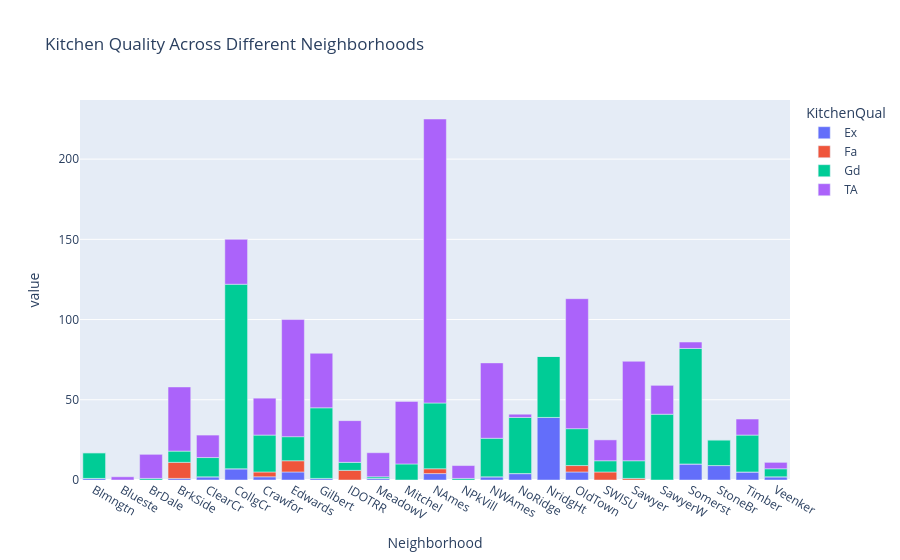

The notebook cell saved with this chart:
### Code cell
fig = px.bar(data_frame=ct_neighb_kq,
             color='KitchenQual',
             title='Kitchen Quality Across Different Neighborhoods')

fig.show()

### Figure 1 — Plotly figure (JSON) as saved in the notebook; plotly's stock layout.template omitted (floating-point values rounded to 4 significant figures)
{"data": [{"alignmentgroup": "True", "hovertemplate": "KitchenQual=Ex<br>Neighborhood=%{x}<br>value=%{y}<extra></extra>", "legendgroup": "Ex", "marker": {"color": "#636efa", "pattern": {"shape": ""}}, "name": "Ex", "offsetgroup": "Ex", "orientation": "v", "showlegend": true, "textposition": "auto", "type": "bar", "x": ["Blmngtn", "Blueste", "BrDale", "BrkSide", "ClearCr", "CollgCr", "Crawfor", "Edwards", "Gilbert", "IDOTRR", "MeadowV", "Mitchel", "NAmes", "NPkVill", "NWAmes", "NoRidge", "NridgHt", "OldTown", "SWISU", "Sawyer", "SawyerW", "Somerst", "StoneBr", "Timber", "Veenker"], "xaxis": "x", "y": [1, 0, 0, 1, 2, 7, 2, 5, 1, 0, 1, 0, 4, 0, 2, 4, 39, 5, 0, 0, 0, 10, 9, 5, 2], "yaxis": "y"}, {"alignmentgroup": "True", "hovertemplate": "KitchenQual=Fa<br>Neighborhood=%{x}<br>value=%{y}<extra></extra>", "legendgroup": "Fa", "marker": {"color": "#EF553B", "pattern": {"shape": ""}}, "name": "Fa", "offsetgroup": "Fa", "orientation": "v", "showlegend": true, "textposition": "auto", "type": "bar", "x": ["Blmngtn", "Blueste", "BrDale", "BrkSide", "ClearCr", "CollgCr", "Crawfor", "Edwards", "Gilbert", "IDOTRR", "MeadowV", "Mitchel", "NAmes", "NPkVill", "NWAmes", "NoRidge", "NridgHt", "OldTown", "SWISU", "Sawyer", "SawyerW", "Somerst", "StoneBr", "Timber", "Veenker"], "xaxis": "x", "y": [0, 0, 0, 10, 0, 0, 3, 7, 0, 6, 0, 0, 3, 0, 0, 0, 0, 4, 5, 1, 0, 0, 0, 0, 0], "yaxis": "y"}, {"alignmentgroup": "True", "hovertemplate": "KitchenQual=Gd<br>Neighborhood=%{x}<br>value=%{y}<extra></extra>", "legendgroup": "Gd", "marker": {"color": "#00cc96", "pattern": {"shape": ""}}, "name": "Gd", "offsetgroup": "Gd", "orientation": "v", "showlegend": true, "textposition": "auto", "type": "bar", "x": ["Blmngtn", "Blueste", "BrDale", "BrkSide", "ClearCr", "CollgCr", "Crawfor", "Edwards", "Gilbert", "IDOTRR", "MeadowV", "Mitchel", "NAmes", "NPkVill", "NWAmes", "NoRidge", "NridgHt", "OldTown", "SWISU", "Sawyer", "SawyerW", "Somerst", "StoneBr", "Timber", "Veenker"], "xaxis": "x", "y": [16, 0, 1, 7, 12, 115, 23, 15, 44, 5, 1, 10, 41, 1, 24, 35, 38, 23, 7, 11, 41, 72, 16, 23, 5], "yaxis": "y"}, {"alignmentgroup": "True", "hovertemplate": "KitchenQual=TA<br>Neighborhood=%{x}<br>value=%{y}<extra></extra>", "legendgroup": "TA", "marker": {"color": "#ab63fa", "pattern": {"shape": ""}}, "name": "TA", "offsetgroup": "TA", "orientation": "v", "showlegend": true, "textposition": "auto", "type": "bar", "x": ["Blmngtn", "Blueste", "BrDale", "BrkSide", "ClearCr", "CollgCr", "Crawfor", "Edwards", "Gilbert", "IDOTRR", "MeadowV", "Mitchel", "NAmes", "NPkVill", "NWAmes", "NoRidge", "NridgHt", "OldTown", "SWISU", "Sawyer", "SawyerW", "Somerst", "StoneBr", "Timber", "Veenker"], "xaxis": "x", "y": [0, 2, 15, 40, 14, 28, 23, 73, 34, 26, 15, 39, 177, 8, 47, 2, 0, 81, 13, 62, 18, 4, 0, 10, 4], "yaxis": "y"}], "layout": {"barmode": "relative", "legend": {"title": {"text": "KitchenQual"}, "tracegroupgap": 0}, "title": {"text": "Kitchen Quality Across Different Neighborhoods"}, "xaxis": {"anchor": "y", "domain": [0, 1], "title": {"text": "Neighborhood"}}, "yaxis": {"anchor": "x", "domain": [0, 1], "title": {"text": "value"}}}}
